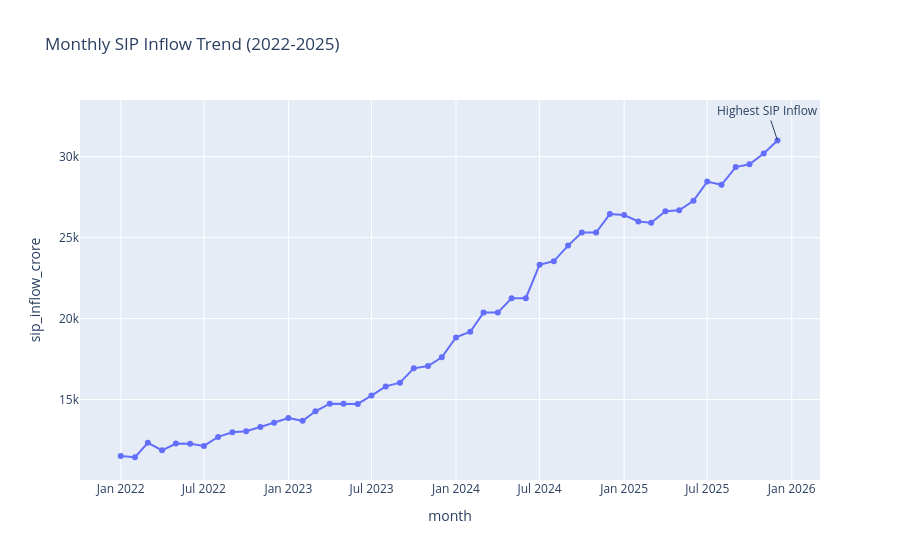

The notebook cell this image was saved under:
### Code cell
sip["month"] = pd.to_datetime(
    sip["month"]
)

fig = px.line(

    sip,

    x="month",

    y="sip_inflow_crore",

    title="Monthly SIP Inflow Trend (2022-2025)",

    markers=True

)

fig.add_annotation(

    x=sip.loc[
        sip["sip_inflow_crore"].idxmax(),
        "month"
    ],

    y=sip["sip_inflow_crore"].max(),

    text="Highest SIP Inflow",

    showarrow=True

)

fig.show()
